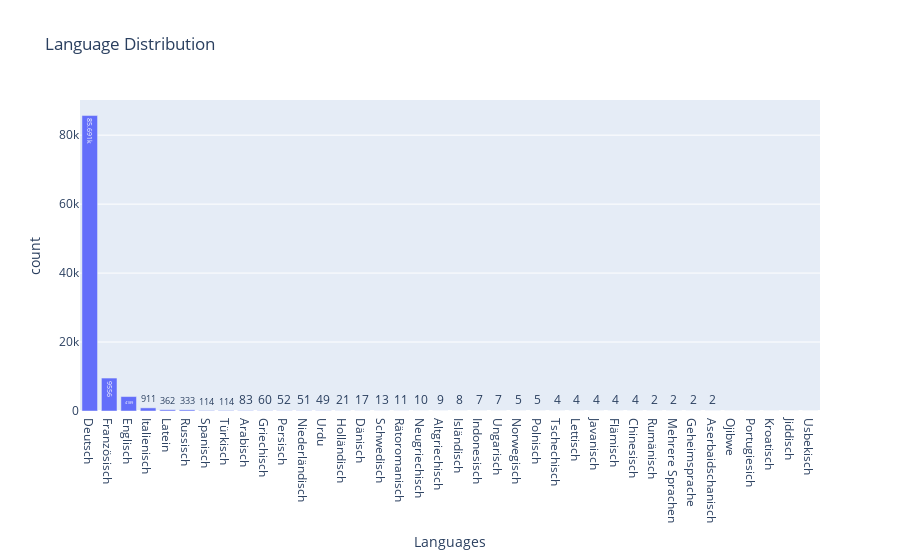

Here is the notebook cell this chart was saved with:
### Code cell
# Explode the languages into multiple rows for histogram
df_exploded = df.explode('Languages_Clean')

df_exploded=df_exploded.value_counts('Languages_Clean').reset_index()


# Create a bar chart of languages
fig = px.bar(
    df_exploded,
    x='Languages_Clean',
    y='count',  # Replace 0 with the column name if the counts column is named differently
    title='Language Distribution',
    labels={'Languages_Clean': 'Languages', 0: 'Count'},
    text_auto=True
)
fig.show()

### Figure 1 — Plotly figure (JSON) as saved in the notebook; plotly's stock layout.template omitted (floating-point values rounded to 4 significant figures)
{"data": [{"alignmentgroup": "True", "hovertemplate": "Languages=%{x}<br>count=%{y}<extra></extra>", "legendgroup": "", "marker": {"color": "#636efa", "pattern": {"shape": ""}}, "name": "", "offsetgroup": "", "orientation": "v", "showlegend": false, "textposition": "auto", "texttemplate": "%{y}", "type": "bar", "x": ["Deutsch", "Französisch", "Englisch", "Italienisch", "Latein", "Russisch", "Spanisch", "Türkisch", "Arabisch", "Griechisch", "Persisch", "Niederländisch", "Urdu", "Holländisch", "Dänisch", "Schwedisch", "Rätoromanisch", "Neugriechisch", "Altgriechisch", "Isländisch", "Indonesisch", "Ungarisch", "Norwegisch", "Polnisch", "Tschechisch", "Lettisch", "Javanisch", "Flämisch", "Chinesisch", "Rumänisch", "Mehrere Sprachen", "Geheimsprache", "Aserbaidschanisch", "Ojibwe", "Portugiesich", "Kroatisch", "Jiddisch", "Usbekisch"], "xaxis": "x", "y": [85691, 9556, 4189, 911, 362, 333, 114, 114, 83, 60, 52, 51, 49, 21, 17, 13, 11, 10, 9, 8, 7, 7, 5, 5, 4, 4, 4, 4, 4, 2, 2, 2, 2, 1, 1, 1, 1, 1], "yaxis": "y"}], "layout": {"barmode": "relative", "legend": {"tracegroupgap": 0}, "title": {"text": "Language Distribution"}, "xaxis": {"anchor": "y", "domain": [0, 1], "title": {"text": "Languages"}}, "yaxis": {"anchor": "x", "domain": [0, 1], "title": {"text": "count"}}}}
